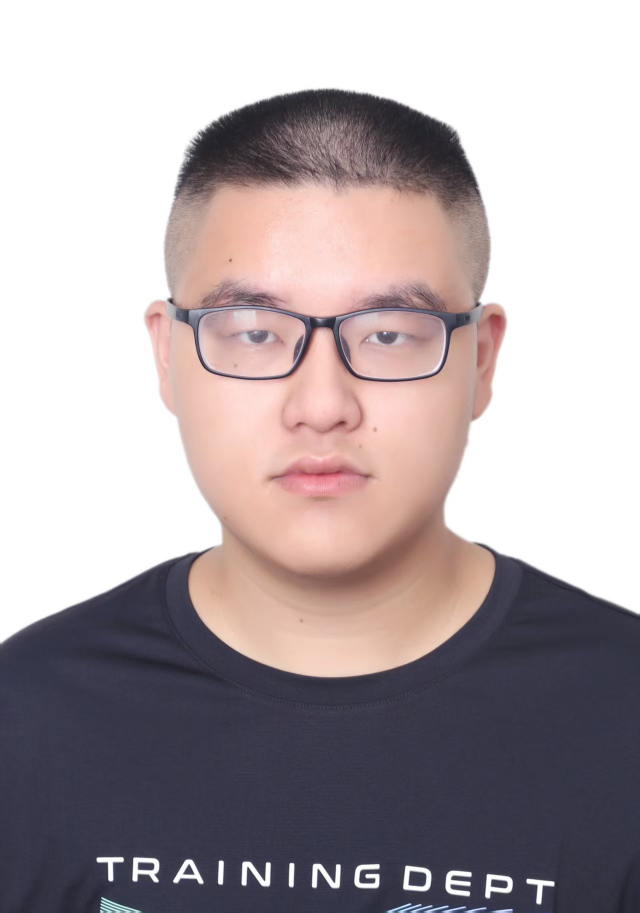
#> input picture img/Portrait.jpg, 1279 x 1826 px, found by its file name (shown at 1/2 size)
$ python find_contours.py
#> lines starting #> are read from the running program, lines starting #| are printed output that depends on the picture; after the words box and inside, x2 and y2 are one past the last pixel; in counts of white or black regions, pixels touching at a corner belong together
import cv2

if __name__ == '__main__':
    img_color=cv2.imread("img/Portrait.jpg",cv2.IMREAD_COLOR)
#> img_color is the input picture: shape (1826, 1279, 3); mean B, G, R 167.8, 164.9, 175.3
    img_color=cv2.resize(img_color,(500,500))
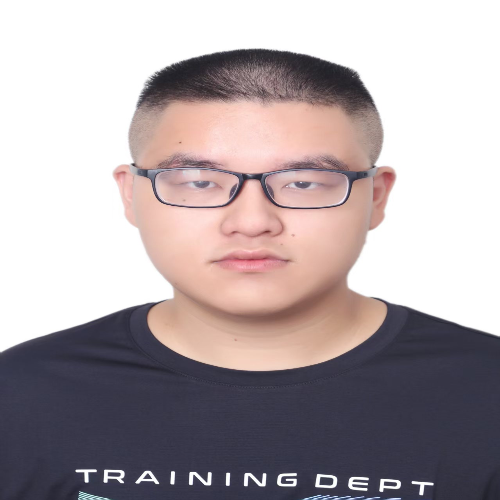
#> img_color: shape (500, 500, 3); mean B, G, R 167.7, 164.8, 175.3
    img=cv2.imread("img/Portrait_gray.jpg",cv2.IMREAD_GRAYSCALE)
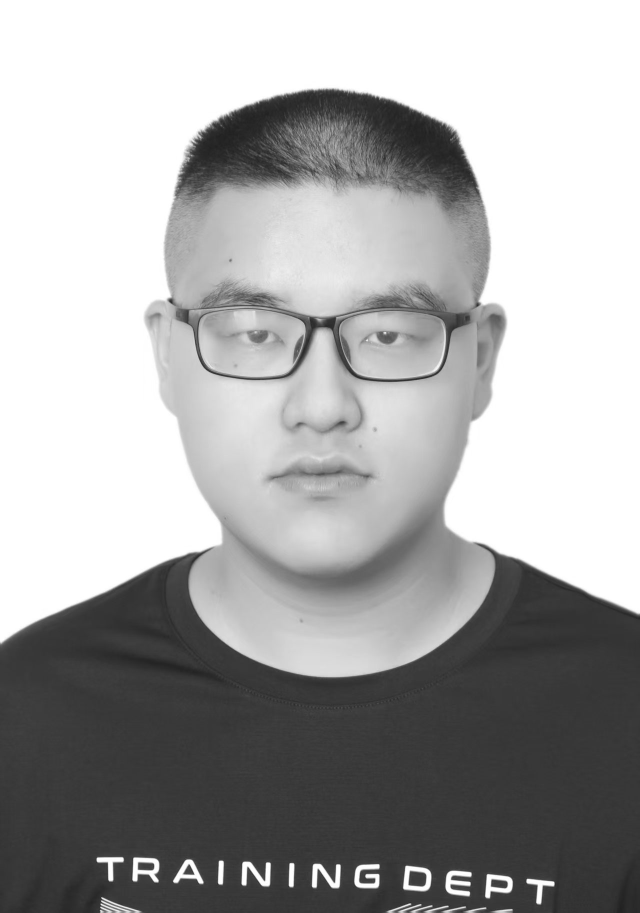
#> input picture img/Portrait_gray.jpg, 1279 x 1826 px, found by its file name (shown at 1/2 size)
#> img is the input picture: shape (1826, 1279); min 29, max 255, mean 168.3
    img=cv2.resize(img,(500,500))
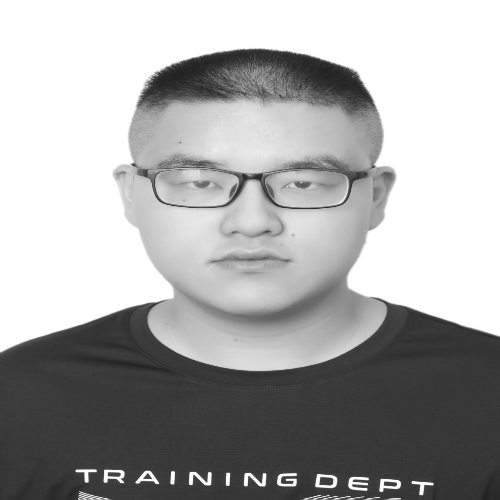
#> img: shape (500, 500); min 33, max 255, mean 168.2
    canny=cv2.Canny(img,100,200)
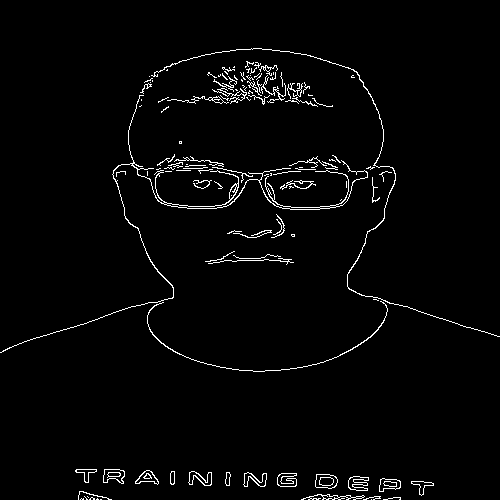
#> canny: shape (500, 500); 2.4% white in thin lines or dots
    cv2.imshow("canny",canny)
    #contours,hierarchy=cv2.findContours(canny,cv2.RETR_TREE,cv2.CHAIN_APPROX_NONE)
    contours,hierarchy=cv2.findContours(canny,cv2.RETR_EXTERNAL,cv2.CHAIN_APPROX_SIMPLE)
#> contours = 119 contours, 97 with area under 20; largest, box (x1, y1, x2, y2) and area: (0, 95, 368, 353) 281, (315, 474, 338, 489) 264, (103, 469, 125, 484) 218, (379, 478, 401, 492) 196, (135, 470, 159, 485) 174
    contour=cv2.drawContours(img_color,contours,-1,(0,255,0),3)
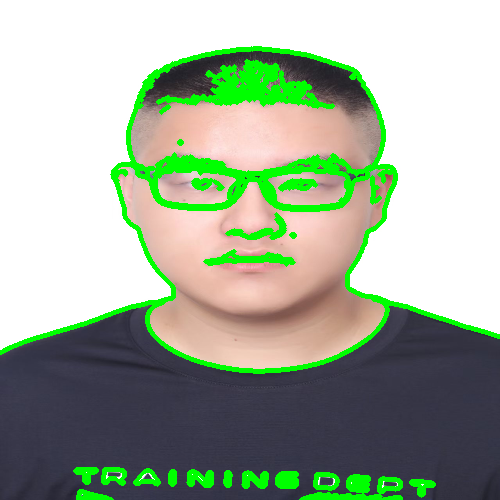
#> contour: shape (500, 500, 3); mean B, G, R 154.8, 175, 161.1
    cv2.imshow("contour",contour)
    cv2.waitKey(0)
    cv2.destroyAllWindows()
